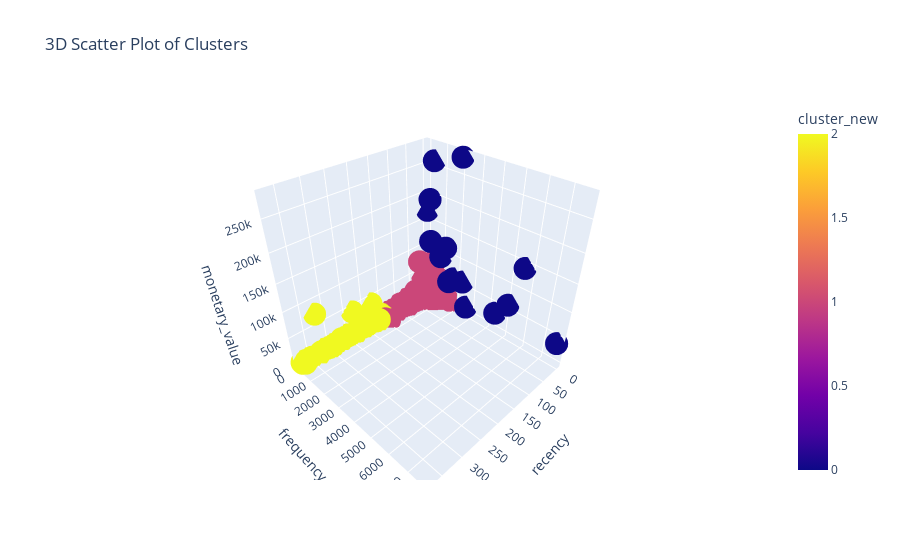

The notebook cell this image was saved under:
### Code cell
import plotly.express as px


fig = px.scatter_3d(rfmTable, x='recency', y='frequency', z='monetary_value',
                    color='cluster_new', title='3D Scatter Plot of Clusters')
fig

### Figure 1 — Plotly figure (JSON) as saved in the notebook; plotly's stock layout.template omitted (floating-point values rounded to 4 significant figures; data arrays with more than 128 entries replaced by an {"elided": "..."} marker saying what was removed)
{"data": [{"hovertemplate": "recency=%{x}<br>frequency=%{y}<br>monetary_value=%{z}<br>cluster_new=%{marker.color}<extra></extra>", "legendgroup": "", "marker": {"color": {"elided": "4338 int values"}, "coloraxis": "coloraxis", "symbol": "circle"}, "mode": "markers", "name": "", "scene": "scene", "showlegend": false, "type": "scatter3d", "x": {"elided": "4338 int values"}, "y": {"elided": "4338 int values"}, "z": {"elided": "4338 float values"}}], "layout": {"coloraxis": {"colorbar": {"title": {"text": "cluster_new"}}, "colorscale": [[0, "#0d0887"], [0.1111, "#46039f"], [0.2222, "#7201a8"], [0.3333, "#9c179e"], [0.4444, "#bd3786"], [0.5556, "#d8576b"], [0.6667, "#ed7953"], [0.7778, "#fb9f3a"], [0.8889, "#fdca26"], [1, "#f0f921"]]}, "legend": {"tracegroupgap": 0}, "scene": {"domain": {"x": [0, 1], "y": [0, 1]}, "xaxis": {"title": {"text": "recency"}}, "yaxis": {"title": {"text": "frequency"}}, "zaxis": {"title": {"text": "monetary_value"}}}, "title": {"text": "3D Scatter Plot of Clusters"}}}
